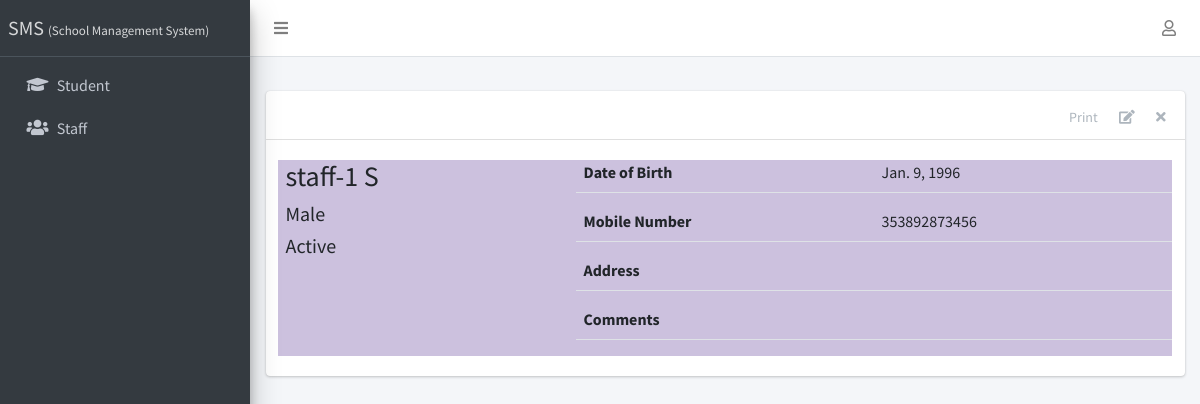
Screenshot of /staff/1/ with the database file from the repository.
### apps/staffs/models.py (models this page shows, shortened)
class Staff(models.Model):
    STATUS = [("active", "Active"), ("inactive", "Inactive")]
    GENDER = [("male", "Male"), ("female", "Female")]
    current_status = models.CharField(max_length=10, choices=STATUS, default="active")
    surname = models.CharField(max_length=200)
    firstname = models.CharField(max_length=200)
    other_name = models.CharField(max_length=200, blank=True)
    gender = models.CharField(max_length=10, choices=GENDER, default="male")
    date_of_birth = models.DateField(default=timezone.now)
    date_of_admission = models.DateField(default=timezone.now)
    mobile_num_regex = RegexValidator(
        regex="^[0-9]{10,15}$", message="Entered mobile number isn't in a right format!"
    )
    mobile_number = models.CharField(
        validators=[mobile_num_regex], max_length=13, blank=True
    )
    address = models.TextField(blank=True)
    others = models.TextField(blank=True)
    def __str__(self):
        return f"{self.surname} {self.firstname} {self.other_name}"

### apps/staffs/views.py (the view)
# urls.py: path("<int:pk>/", StaffDetailView.as_view(), name="staff-detail"),
class StaffDetailView(DetailView):
    model = Staff
    template_name = "staffs/staff_detail.html"

### apps/corecode/context_processors.py (called while the page is built)
def site_defaults(request):
    current_session = AcademicSession.objects.get(current=True)
    current_term = AcademicTerm.objects.get(current=True)
    vals = SiteConfig.objects.all()
    contexts = {
        "current_session": current_session.name,
        "current_term": current_term.name,
    }
    for val in vals:
        contexts[val.key] = val.value
    return contexts

### apps/staffs/templates/staffs/staff_detail.html (shortened to what this page needs)
{% extends 'base.html' %}
{% block content-header %}
<div class="card-header">
  <div class="card-tools">
    <a href="#" class="btn btn-tool">Print</a>
    <a href="{% url 'staff-update' object.id %}" class="btn btn-tool">
      <i class="fas fa-edit"></i>
    </a>
    <a href="{% url 'staff-delete' object.id %}" class="btn btn-tool">
      <i class="fas fa-times"></i>
    </a>
  </div>
</div>
{% endblock content-header %}
{% block content %}
    <div class="row">
      <div class="col-sm-4">
        <div>
          <h3>{{ object }} </h3>
          <h5>{{ object.get_gender_display }} </h5>
          <h5>{{ object.get_current_status_display }} </h5>
        </div>
      </div>
      <div class="col-sm-8">
        <div>
          <div class="form-group border-bottom row">
            <label class="col">
              Date of Birth
            </label>
            <div class="col">
              {{ object.date_of_birth }}
            </div>
          </div>
          <div class="form-group border-bottom row">
            <label class="col">
               Mobile Number
            </label>
            <div class="col">
              {{ object.mobile_number}}
            </div>
          </div>
          <div class="form-group border-bottom row">
            <label class="col">
              Address
            </label>
            <div class="col">
            </div>
          </div>
          <div class="form-group border-bottom row">
            <label class="col">
              Comments
            </label>
            <div class="col">
            </div>
          </div>
        </div>
      </div>
    </div>
{% endblock content %}

### rows the page displays
Staff: surname+firstname+other_name "staff-1 S", gender "Male", current_status "Active", date_of_birth "Jan. 9, 1996", mobile_number "353892873456"
